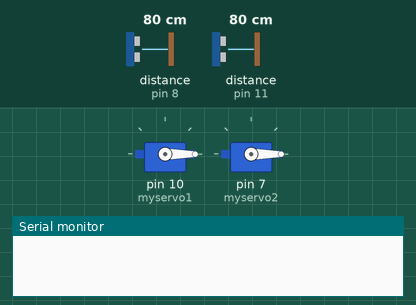
This sketch was run on a simulated Arduino Uno, built with avr-gcc and run on an emulated ATmega328P. On the bench: 2 × servo, the last lines printed to the serial monitor. Inputs (shaded band) come from the test bench; at power-on: distance to the obstacle (sensors on pin 8, pin 11) 80 cm. The echo pulse lasts 58.3 µs per cm.

Above: at 0.7 s.
At 1.8 s:
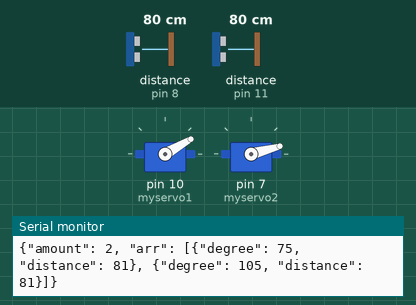
1.9 s: distance to the obstacle (sensor on pin 8) set to 250 cm
At 2.5 s:
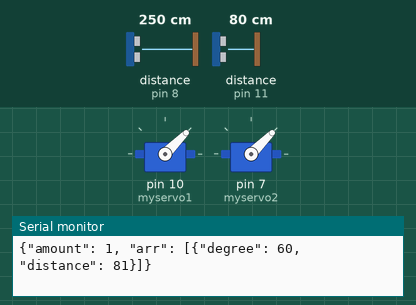
Timing chart, 0 to 14.1 s (numbered marks = the images above; inputs shaded):
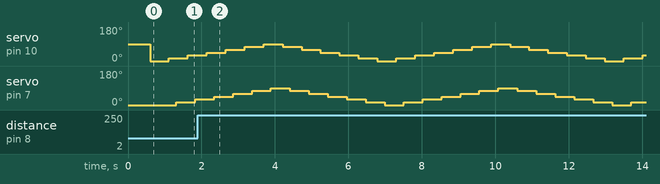

The sketch:

alienDetectorFirmware.ino
```cpp
#include <Servo.h>
#include <NewPing.h>

#define TRIGGER_PIN_1 12
#define ECHO_PIN_1 11

#define TRIGGER_PIN_2 9
#define ECHO_PIN_2 8

#define MAX_DISTANCE 150

Servo myservo1;
Servo myservo2;

NewPing sonar1(TRIGGER_PIN_1, ECHO_PIN_1, MAX_DISTANCE);
NewPing sonar2(TRIGGER_PIN_2, ECHO_PIN_2, MAX_DISTANCE);

uint8_t distance1;
uint8_t distance2;

uint8_t degre1 = 0;
uint8_t degre2 = 0;

uint8_t degre_step = 15;

bool increasing1 = true;
bool increasing2 = true;

void setup() {
  Serial.begin(115200);
  myservo1.attach(10);
  myservo1.write(90);
  delay(300);
  myservo2.attach(7);
  myservo2.write(0);
  delay(300);
}

void loop() {
  // Set servos to current angles
  myservo1.write(degre1);
  delay(200);
  myservo2.write(degre2);
  delay(200);  // give the servos time to reach the position

  // Read distances (in centimeters) from the ultrasonic sensors
  distance1 = sonar1.ping_cm();
  delay(50);
  distance2 = sonar2.ping_cm();
  delay(50);

  // Create JSON if at least one sensor has detected an object
  int amount = 0;
  String json = "{";
  String arr = "";

  // For servo1
  if (distance1 > 0 && distance1 <= MAX_DISTANCE) {
    arr += "{\"degree\": " + String(map(degre2, 0, 90, 90, 0)) + ", \"distance\": " + String(distance1) + "}";
    amount++;
  }

  // For servo2
  if (distance2 > 0 && distance2 <= MAX_DISTANCE) {
    if (arr.length() > 0) {
      arr += ", ";
    }
    arr += "{\"degree\": " + String(degre2 + 90) + ", \"distance\": " + String(distance2) + "}";
    amount++;
  }

  json += "\"amount\": " + String(amount) + ", \"arr\": [" + arr + "]}";

  // Only send JSON if at least one sensor detected something
  if (amount > 0) {
    Serial.println(json);
  }

  // Update servo1 angle
  if (increasing1) {
    if (degre1 >= 90) {
      increasing1 = false;
      degre1 -= degre_step;
    } else {
      degre1 += degre_step;
    }
  } else {
    if (degre1 <= 0) {
      increasing1 = true;
      degre1 += degre_step;
    } else {
      degre1 -= degre_step;
    }
  }

  // Update servo2 angle
  if (increasing2) {
    if (degre2 >= 90) {
      increasing2 = false;
      degre2 -= degre_step;
    } else {
      degre2 += degre_step;
    }
  } else {
    if (degre2 <= 0) {
      increasing2 = true;
      degre2 += degre_step;
    } else {
      degre2 -= degre_step;
    }
  }

  // delay(300);
}
```
